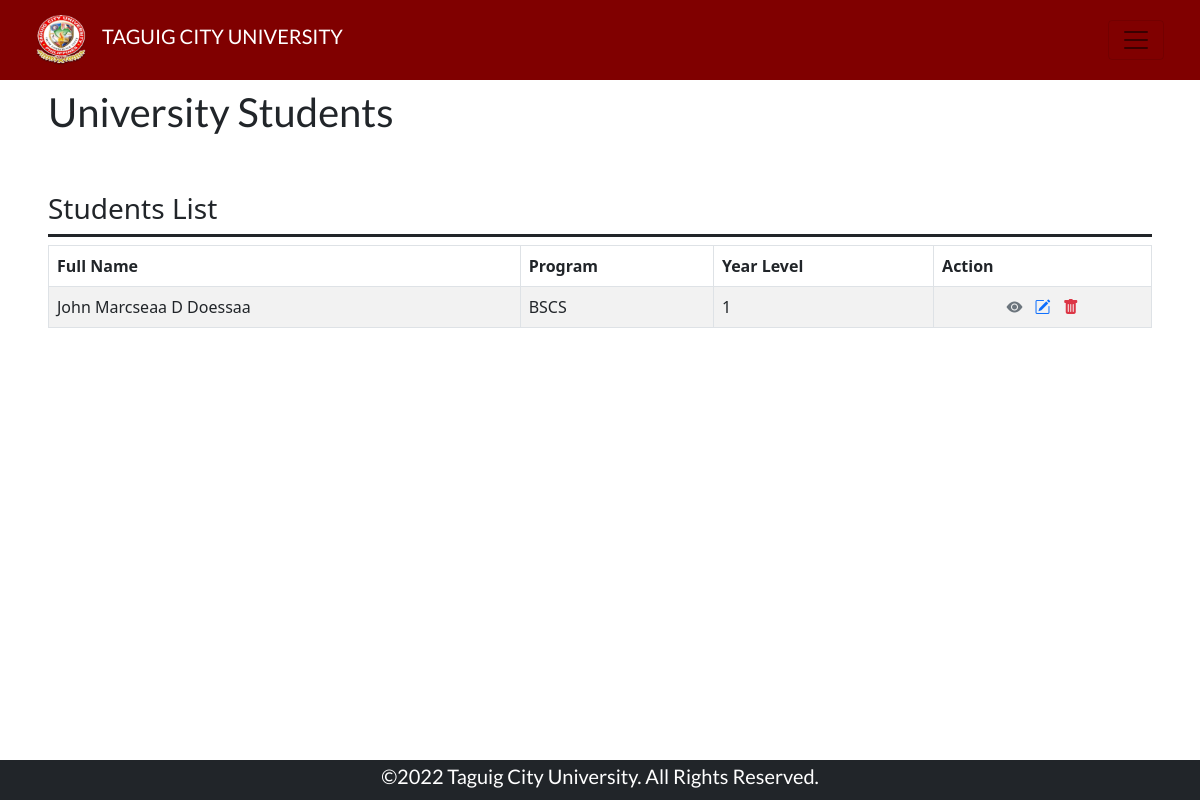
Page /adminStudents.php (signed in) on the committed database.
### adminStudents.php (the view, shortened to what this page needs)
<!doctype html>
<html>
    <head>
        <link rel="stylesheet" href="assets/css/style.css">
        <link rel="stylesheet" href="lib/css/bootstrap.min.css">
        <link rel="stylesheet" href="https://cdn.jsdelivr.net/npm/bootstrap-icons@1.9.1/font/bootstrap-icons.css">
    </head>
    <body>
        <nav class="navbar navbar-expand-lg navbar-light bg-maroon sticky-top px-4">
            <div class="container-fluid">
                <div class="d-flex flex-row align-items-center">
                    <a class="navbar-brand" href="adminDash.php"><img class="logo" src="assets/img/school-logo.png" alt=""></a>
                    <h1 class="fs-5 text-uppercase">Taguig City University</h1>
                </div>
                <button class="navbar-toggler d-inline" type="button" data-bs-toggle="offcanvas" data-bs-target="#offcanvasNavbar" aria-controls="offcanvasNavbar">
                    <span class="navbar-toggler-icon text-white"></span>
                </button>
            </div>
        </nav>
            <div class="d-flex flex-column overflow-scroll py-2 px-5 gap" style="height: 85vh;">
                <div class="d-flex flex-column justify-content-center align-items-start">
                    <h1 class="fs-1 text-dark"> University Students </h1>
                </div>
                <div class="d-flex flex-column justify-content-between
                            align-items-start gap-2 mt-5">
                    <div class="w-100 d-flex flex-row justify-content-start align-items-start pb-0 border-bottom border-3 border-dark">
                        <h2 class="fs-3 text-dark"> Students List </h2>
                    </div>
                    <?php
                        include('functions/php/config.php');
                        $query = "SELECT * FROM `user-student`";
                        $result = $con->query($query);
                        if(mysqli_num_rows($result) > 0): ?>
                            <table id="" class="table table-striped table-bordered">
                                        <thead>
                                            <tr>
                                                <th>Full Name</th>
                                                <th>Program</th>
                                                <th>Year Level</th>
                                                <th>Action</th>
                                            </tr>
                                        </thead>
                                        <tbody>
                    <?php while ($row = $result -> fetch_assoc()):
                        $fullName = $row['fName'] . ' ' . substr($row['mName'],0,1) . ' ' . $row['lName'];
                        ?>
                        <tr>
                            <td class=""><?php echo $fullName; ?></td>
                            <td class=""><?php echo $row['program']; ?></td>
                            <td class=""><?php echo $row['yrLvl']; ?></td>
                            <td class="mx-auto text-center">
                                <a href="#" class="mx-1 clear text-muted view" data-id="<?php echo $row['id']; ?>"
                                    data-bs-toggle="modal" data-bs-target="#view-stud" id="<?php echo $row['id']; ?>">
                                    <i class="bi bi-eye-fill"></i>
                                </a>
                                <a href="#" class="mx-1 clear text-primary edit" data-id="<?php echo $row['id']; ?>"
                                    data-bs-toggle="modal" data-bs-target="#edit-stud" id="<?php echo $row['id']; ?>">
                                    <i class="bi bi-pencil-square"></i>
                                </a>
                                <a href="#" class="mx-1 clear text-danger delete" data-id="<?php echo $row['id']; ?>"
                                    data-bs-toggle="modal" data-bs-target="#del-stud" id="<?php echo $row['id']; ?>">
                                    <i class="bi bi-trash-fill"></i>
                                </a>
                            </td>
                        </tr>
                    <?php endwhile ?>
                        </tbody>
                    </table>
                    <?php else:?>
                        <div class="w-100 card card-body d-flex flex-column border border-dark bg-danger">
                            <h2 class="fs-3 text-white text-center"> No students yet! </h2>
                        </div>
                    <?php endif ?>
                </div>
            </div>
            <div class="footer d-flex justify-content-center align-items-center sticky-bottom bg-dark">
                <h1 class="text-white fs-5"> ©2022 Taguig City University. All Rights Reserved.</h1>
            </div>
    </body>
</html>

### assets/css/style.css (style rules this page uses)
body { overflow: auto; scrollbar-width: none; }
.logo { height: 50px; width: 50px; }
.footer { height: 5vh; width: 100vw; }
.bg-maroon { background-color: #800000; }
.navbar { min-height: 10vh; max-height: auto; width: 100vw; }
h1 { font-family:'Lato', sans-serif; color: white; user-select: none; }
.clear { text-decoration: none; }

### rows in the picture
user-student: fullName "John Marcseaa D Doessaa", program "BSCS", yrLvl "1"
